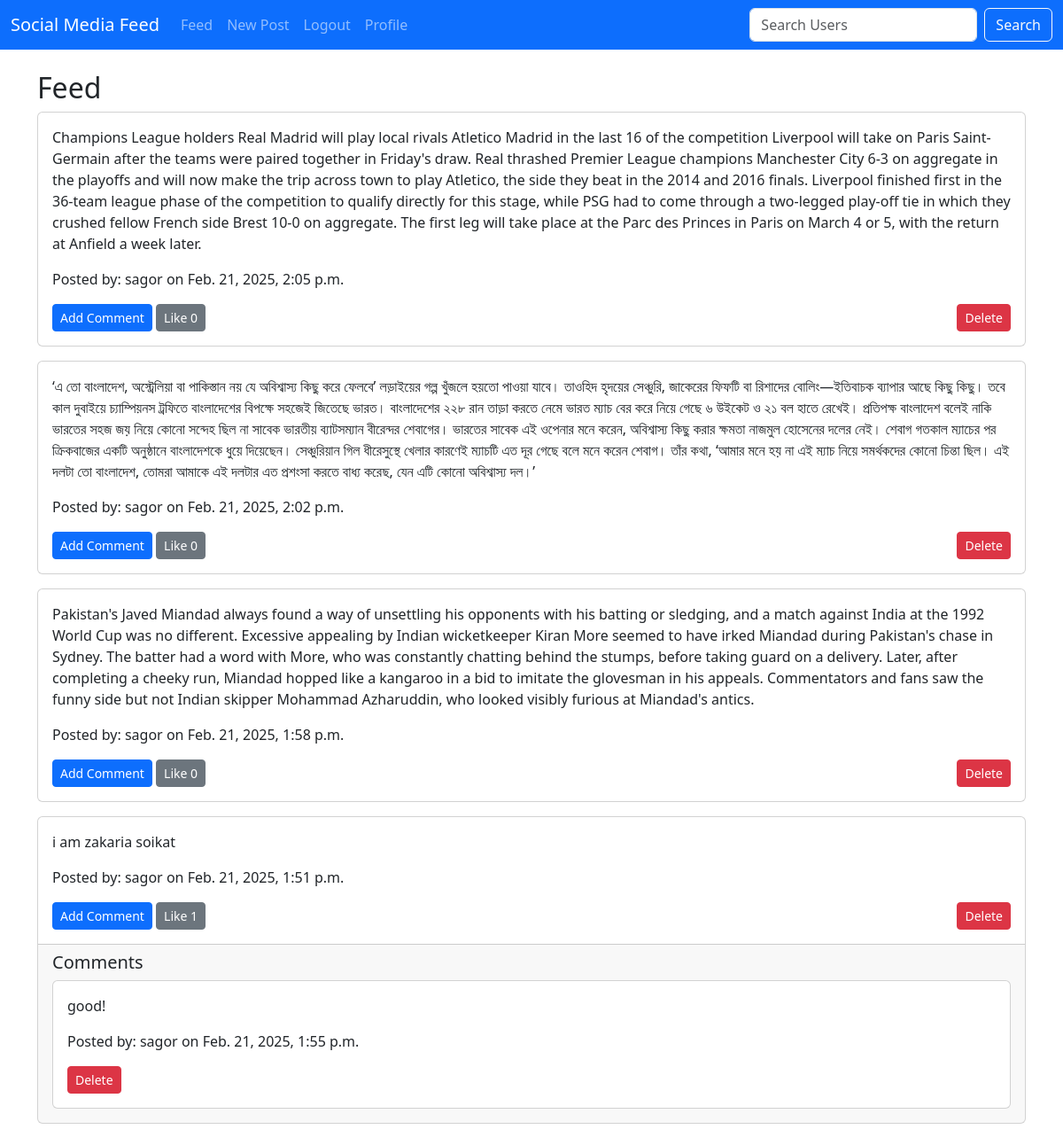
/feed/ (signed in), run on the app's committed database.
### core/models.py (models this page shows, shortened)
class Post(models.Model):
    content = models.TextField()
    user = models.ForeignKey(User, on_delete=models.CASCADE, related_name='posts')
    created_at = models.DateTimeField(auto_now_add=True)
    updated_at = models.DateTimeField(auto_now=True)

class Comment(models.Model):
    content = models.TextField()
    user = models.ForeignKey(User, on_delete=models.CASCADE, related_name='comments')
    post = models.ForeignKey(Post, on_delete=models.CASCADE, related_name='comments')
    created_at = models.DateTimeField(auto_now_add=True)
    updated_at = models.DateTimeField(auto_now=True)

### core/views.py (the view)
# urls.py: path('feed/', views.feed, name='feed'),
def feed(request):
    posts = Post.objects.all().order_by('-created_at')
    if request.user.is_authenticated:
        return render(request, 'feed.html', {'posts': posts})
    else:
        return render(request, 'guest_feed.html', {'posts': posts})

### core/templates/feed.html (shortened to what this page needs)
{% extends 'base.html' %}
{% block content %}
  <h2>Feed</h2>
  {% for post in posts %}
    <div class="card mb-3">
      <div class="card-body">
        <p class="card-text">{{ post.content }}</p>
        <p class="card-text">Posted by: {{ post.user.username }} on {{ post.created_at }}</p>
        <div class="d-flex justify-content-between">
          <div>
            <a href="{% url 'comment_create' post.pk %}" class="btn btn-primary btn-sm">Add Comment</a>
            <a href="{% url 'like' post.pk %}" class="btn btn-secondary btn-sm">Like {{ post.likes.count }}</a>
          </div>
          {% if post.user == request.user %}
            <a href="{% url 'post_delete' post.pk %}" class="btn btn-danger btn-sm">Delete</a>
          {% endif %}
        </div>
      </div>
      {% if post.comments.exists %}
        <div class="card-footer">
          <h5>Comments</h5>
          {% for comment in post.comments.all %}
            <div class="card mb-2">
              <div class="card-body">
                <p class="card-text">{{ comment.content }}</p>
                <p class="card-text">Posted by: {{ comment.user.username }} on {{ comment.created_at }}</p>
                {% if comment.user == request.user %}
                  <a href="{% url 'comment_delete' comment.pk %}" class="btn btn-danger btn-sm">Delete</a>
                {% endif %}
              </div>
            </div>
          {% endfor %}
        </div>
      {% endif %}
    </div>
  {% endfor %}
{% endblock %}

### data on the page
Post: content "Champions League holders Real Madrid will play local rivals Atletico Madrid in the last 16 of the competition Liverpool will take on Paris Saint-Germain after the teams were paired together in Friday's draw. Real thrashed Premier League champions Manchester City 6-3 on aggregate in the playoffs and will now make the trip across town to play Atletico, the side they beat in the 2014 and 2016 finals. Liverpool finished first in the 36-team league phase of the competition to qualify directly for this stage, while PSG had to come through a two-legged play-off tie in which they crushed fellow French side Brest 10-0 on aggregate. The first leg will take place at the Parc des Princes in Paris on…", user.username "sagor", created_at "Feb. 21, 2025, 2:05 p.m.", likes.count "0", shows "Delete"
Post: content "‘এ তো বাংলাদেশ, অস্ট্রেলিয়া বা পাকিস্তান নয় যে অবিশ্বাস্য কিছু করে ফেলবে’ লড়াইয়ের গল্প খুঁজলে হয়তো পাওয়া যাবে। তাওহিদ হৃদয়ের সেঞ্চুরি, জাকেরের ফিফটি বা রিশাদের বোলিং—ইতিবাচক ব্যাপার আছে কিছু কিছু। তবে কাল দুবাইয়ে চ্যাম্পিয়নস ট্রফিতে বাংলাদেশের বিপক্ষে সহজেই জিতেছে ভারত। বাংলাদেশের ২২৮ রান তাড়া করতে নেমে ভারত ম্যাচ বের করে নিয়ে গেছে ৬ উইকেট ও ২১ বল হাতে রেখেই। প্রতিপক্ষ বাংলাদেশ বলেই নাকি ভারতের সহজ জয় নিয়ে কোনো সন্দেহ ছিল না সাবেক ভারতীয় ব্যাটসম্যান বীরেন্দর শেবাগের। ভারতের সাবেক এই ওপেনার মনে করেন, অবিশ্বাস্য কিছু করার ক্ষমতা নাজমুল হোসেনের দলের নেই। শেবাগ গতকাল ম্যাচের পর ক্রিকবাজের একটি অনুষ্ঠানে বাংলাদেশকে ধুয়ে দিয়েছেন। সেঞ্চুরিয়ান গিল ধীরেসুস্থে খেলার কারণেই ম্যাচটি এত দূর গেছে বলে…", user.username "sagor", created_at "Feb. 21, 2025, 2:02 p.m.", likes.count "0", shows "Delete"
Post: content "Pakistan's Javed Miandad always found a way of unsettling his opponents with his batting or sledging, and a match against India at the 1992 World Cup was no different. Excessive appealing by Indian wicketkeeper Kiran More seemed to have irked Miandad during Pakistan's chase in Sydney. The batter had a word with More, who was constantly chatting behind the stumps, before taking guard on a delivery. Later, after completing a cheeky run, Miandad hopped like a kangaroo in a bid to imitate the glovesman in his appeals. Commentators and fans saw the funny side but not Indian skipper Mohammad Azharuddin, who looked visibly furious at Miandad's antics.", user.username "sagor", created_at "Feb. 21, 2025, 1:58 p.m.", likes.count "0", shows "Delete"
Post: content "i am zakaria soikat", user.username "sagor", created_at "Feb. 21, 2025, 1:51 p.m.", likes.count "1", shows "Delete"
Comment: content "good!", user.username "sagor", created_at "Feb. 21, 2025, 1:55 p.m.", shows "Delete"
